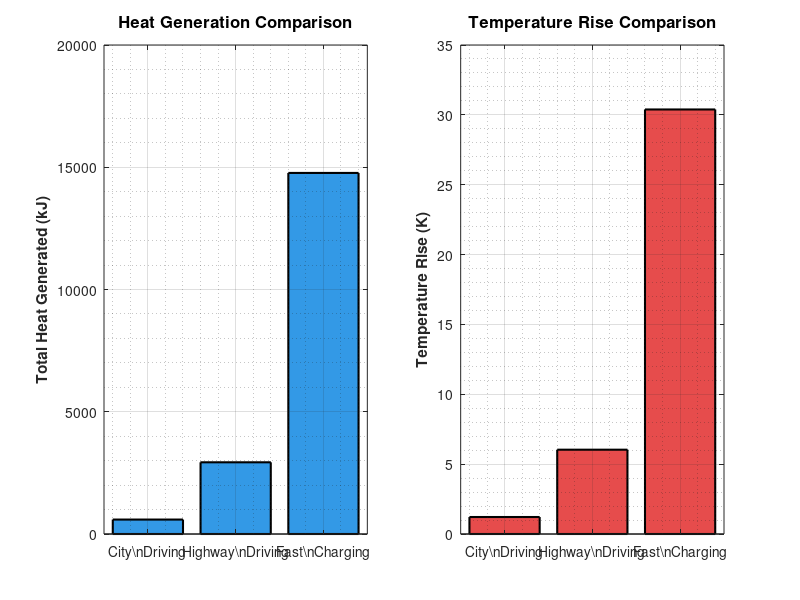

Here is the MATLAB script that generated this plot: (Note: this script raises an error after producing the figure.)
% Thermal Heat Generation Analysis for Tata Nexon EV Battery Pack
% MEF317 Assignment: Thermal Management Simulation
clear all; close all; clc;

%% System Parameters
battery_capacity = 30.2; % kWh
pack_voltage     = 350;  % V (nominal)
pack_mass        = 270;  % kg
R_internal       = 0.166; % ohms (pack-level equivalent)
C_p              = 1800; % J/(kg·K) - effective thermal capacity
ambient_temp     = 25;   % °C

%% Assumed pack-level overpotentials (η) for each scenario
eta_city      = 1;  % V (low current, mild polarization)
eta_highway   = 2;  % V (moderate current)
eta_fast      = 5;  % V (high current, strong polarization)

%% Scenario 1: City Driving
fprintf('--- SCENARIO 1: CITY DRIVING ---\n');
P_city = 10; % kW
I_city = (P_city * 1000) / pack_voltage;
t_city = 3600; % seconds (1 hour)

Q_ohmic_city = I_city^2 * R_internal * t_city;           % I^2 R t
Q_pol_city   = I_city * eta_city * t_city;               % I * η * t
Q_total_city = Q_ohmic_city + Q_pol_city;

dT_city      = Q_total_city / (pack_mass * C_p);
T_max_city   = ambient_temp + dT_city;

fprintf('Power: %.1f kW | Current: %.1f A | Duration: %.0f s\n', P_city, I_city, t_city);
fprintf('Ohmic Heat: %.0f kJ | Polarization Heat: %.0f kJ | Total Heat: %.0f kJ\n', ...
        Q_ohmic_city/1000, Q_pol_city/1000, Q_total_city/1000);
fprintf('Temperature Rise: %.2f K | Max Temp: %.1f°C\n\n', dT_city, T_max_city);

%% Scenario 2: Highway Driving
fprintf('--- SCENARIO 2: HIGHWAY DRIVING ---\n');
P_highway = 22.5; % kW
I_highway = (P_highway * 1000) / pack_voltage;
t_highway = 3600; % seconds (1 hours)

Q_ohmic_highway = I_highway^2 * R_internal * t_highway;  % I^2 R t
Q_pol_highway   = I_highway * eta_highway * t_highway;   % I * η * t
Q_total_highway = Q_ohmic_highway + Q_pol_highway;

dT_highway    = Q_total_highway / (pack_mass * C_p);
T_max_highway = ambient_temp + dT_highway;

fprintf('Power: %.1f kW | Current: %.1f A | Duration: %.0f s\n', P_highway, I_highway, t_highway);
fprintf('Ohmic Heat: %.0f kJ | Polarization Heat: %.0f kJ | Total Heat: %.0f kJ\n', ...
        Q_ohmic_highway/1000, Q_pol_highway/1000, Q_total_highway/1000);
fprintf('Temperature Rise: %.2f K | Max Temp: %.1f°C\n\n', dT_highway, T_max_highway);

%% Scenario 3: Fast Charging
fprintf('--- SCENARIO 3: FAST CHARGING (0-80%%) ---\n');
P_fastcharge = 50; % kW
I_fastcharge = (P_fastcharge * 1000) / pack_voltage;
t_fastcharge = 3600; % seconds (30 minutes)

Q_ohmic_fastcharge = I_fastcharge^2 * R_internal * t_fastcharge;   % I^2 R t
Q_pol_fastcharge   = I_fastcharge * eta_fast * t_fastcharge;       % I * η * t
Q_total_fastcharge = Q_ohmic_fastcharge + Q_pol_fastcharge;

dT_fastcharge    = Q_total_fastcharge / (pack_mass * C_p);
T_max_fastcharge = ambient_temp + dT_fastcharge;

fprintf('Power: %.1f kW | Current: %.1f A | Duration: %.0f s\n', P_fastcharge, I_fastcharge, t_fastcharge);
fprintf('Ohmic Heat: %.0f kJ | Polarization Heat: %.0f kJ | Total Heat: %.0f kJ\n', ...
        Q_ohmic_fastcharge/1000, Q_pol_fastcharge/1000, Q_total_fastcharge/1000);
fprintf('Temperature Rise: %.2f K | Max Temp: %.1f°C\n\n', dT_fastcharge, T_max_fastcharge);

%% Summary Table and Visualization
fprintf('\nTHERMAL LOAD SUMMARY TABLE\n\n');
fprintf('| Scenario         | Duration | Heat (kJ) | ΔT (K) | T_max (°C) |\n');
fprintf('|------------------|----------|----------|--------|------------|\n');
fprintf('| City (normal)    | 1 hour   | %7.0f | %5.2f | %6.1f |\n', ...
        Q_total_city/1000, dT_city, T_max_city);
fprintf('| Highway (sust.)  | 1hours  | %7.0f | %5.2f | %6.1f |\n', ...
        Q_total_highway/1000, dT_highway, T_max_highway);
fprintf('| Fast Charging    | 1 hours   | %7.0f | %5.2f | %6.1f |\n', ...
        Q_total_fastcharge/1000, dT_fastcharge, T_max_fastcharge);
fprintf('========================================\n\n');

%% Visualization
scenarios     = {'City\nDriving', 'Highway\nDriving', 'Fast\nCharging'};
heat_generated = [Q_total_city/1000, Q_total_highway/1000, Q_total_fastcharge/1000];
temp_rise      = [dT_city, dT_highway, dT_fastcharge];

figure('Position', [100 100 1000 400]);

subplot(1,2,1);
bar(heat_generated, 'FaceColor', [0.2 0.6 0.9], 'EdgeColor', 'black', 'LineWidth', 1.5);
ylabel('Total Heat Generated (kJ)', 'FontSize', 11, 'FontWeight', 'bold');
set(gca, 'XTickLabel', scenarios, 'FontSize', 10);
title('Heat Generation Comparison', 'FontSize', 12, 'FontWeight', 'bold');
grid on; grid minor;

subplot(1,2,2);
bar(temp_rise, 'FaceColor', [0.9 0.3 0.3], 'EdgeColor', 'black', 'LineWidth', 1.5);
ylabel('Temperature Rise (K)', 'FontSize', 11, 'FontWeight', 'bold');
set(gca, 'XTickLabel', scenarios, 'FontSize', 10);
title('Temperature Rise Comparison', 'FontSize', 12, 'FontWeight', 'bold');
grid on; grid minor;
hold on; yline(5, 'g--', 'Passive Cooling Limit', 'LineWidth', 2);

sgtitle('Nexon EV Battery Thermal Analysis: Driving Scenarios', ...
        'FontSize', 13, 'FontWeight', 'bold');
